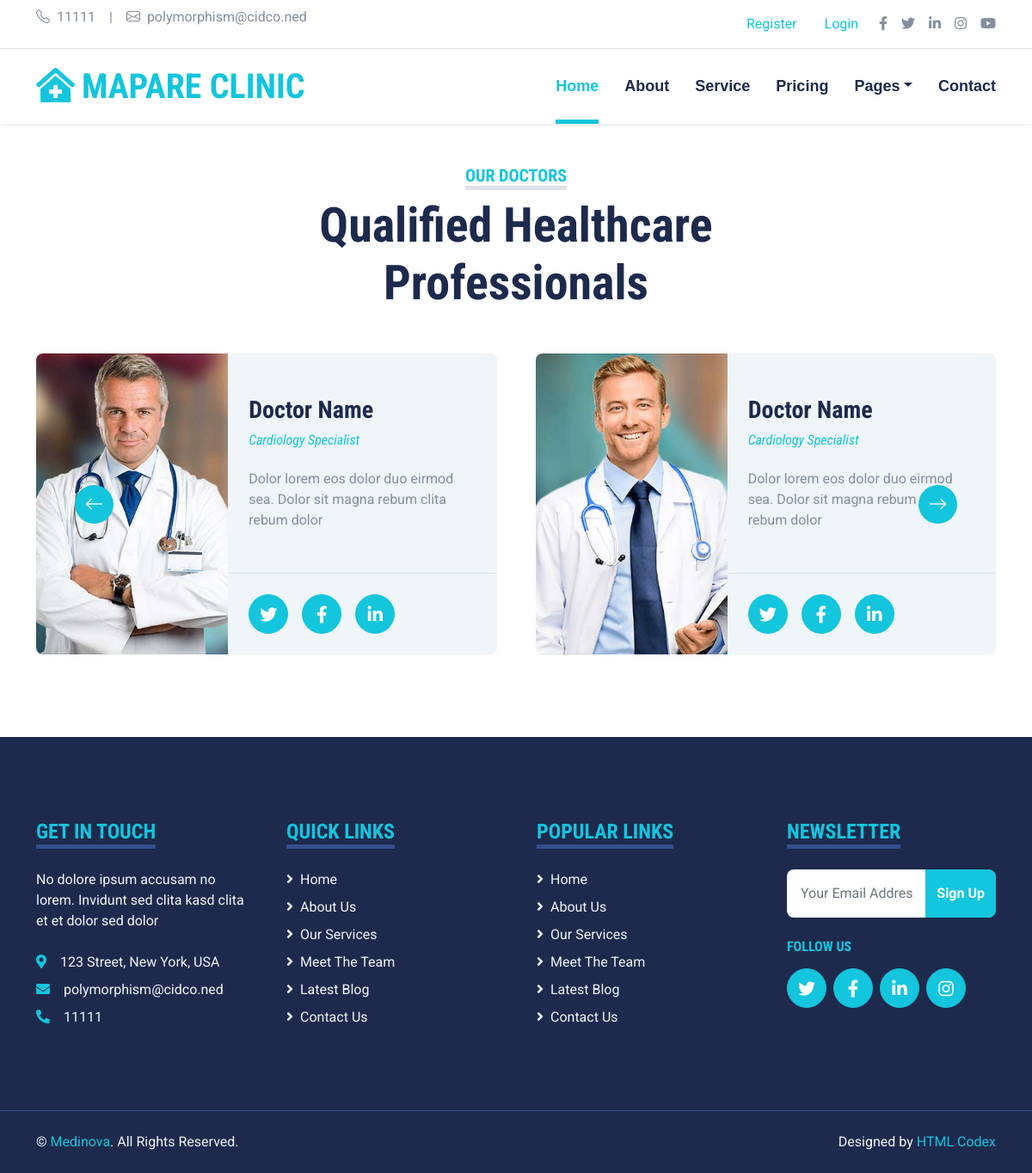
Page /team/ on the committed database.
### web/models.py (models this page shows, shortened)
class Topbar(models.Model):
    phone = models.IntegerField()
    email = models.EmailField()
    facebook_url = models.CharField(max_length=255)
    twitter_url = models.CharField(max_length=255)
    linkedin_url = models.CharField(max_length=255)
    instagram_url = models.CharField(max_length=255)
    youtube_url = models.CharField(max_length=255)

class NavbarHeading(models.Model):
    navbar_heading = models.CharField(max_length=255)

### web/views.py (the view)
# urls.py: path('team/', views.team, name='team'),
def team(request):
    top = Topbar.objects.all()
    navbar = NavbarHeading.objects.all()
    return render(request, template_name='team.html', context={'top': top, 'navbar': navbar, })

### web/templates/team.html (shortened to what this page needs)
{% extends 'base.html' %}
{% load static %}
{% block content %}
    <div class="container-fluid py-5">
        <div class="container">
            <div class="text-center mx-auto mb-5" style="max-width: 500px;">
                <h5 class="d-inline-block text-primary text-uppercase border-bottom border-5">Our Doctors</h5>
                <h1 class="display-4">Qualified Healthcare Professionals</h1>
            </div>
            <div class="owl-carousel team-carousel position-relative">
                <div class="team-item">
                    <div class="row g-0 bg-light rounded overflow-hidden">
                        <div class="col-12 col-sm-5 h-100">
                            <img class="img-fluid h-100" src="{% static 'website/img/team-1.jpg' %}" style="object-fit: cover;">
                        </div>
                        <div class="col-12 col-sm-7 h-100 d-flex flex-column">
                            <div class="mt-auto p-4">
                                <h3>Doctor Name</h3>
                                <h6 class="fw-normal fst-italic text-primary mb-4">Cardiology Specialist</h6>
                                <p class="m-0">Dolor lorem eos dolor duo eirmod sea. Dolor sit magna rebum clita rebum dolor</p>
                            </div>
                            <div class="d-flex mt-auto border-top p-4">
                                <a class="btn btn-lg btn-primary btn-lg-square rounded-circle me-3" href="#"><i class="fab fa-twitter"></i></a>
                                <a class="btn btn-lg btn-primary btn-lg-square rounded-circle me-3" href="#"><i class="fab fa-facebook-f"></i></a>
                                <a class="btn btn-lg btn-primary btn-lg-square rounded-circle" href="#"><i class="fab fa-linkedin-in"></i></a>
                            </div>
                        </div>
                    </div>
                </div>
                <div class="team-item">
                    <div class="row g-0 bg-light rounded overflow-hidden">
                        <div class="col-12 col-sm-5 h-100">
                            <img class="img-fluid h-100" src="{% static 'website/img/team-2.jpg' %}" style="object-fit: cover;">
                        </div>
                        <div class="col-12 col-sm-7 h-100 d-flex flex-column">
                            <div class="mt-auto p-4">
                                <h3>Doctor Name</h3>
                                <h6 class="fw-normal fst-italic text-primary mb-4">Cardiology Specialist</h6>
                                <p class="m-0">Dolor lorem eos dolor duo eirmod sea. Dolor sit magna rebum clita rebum dolor</p>
                            </div>
                            <div class="d-flex mt-auto border-top p-4">
                                <a class="btn btn-lg btn-primary btn-lg-square rounded-circle me-3" href="#"><i class="fab fa-twitter"></i></a>
                                <a class="btn btn-lg btn-primary btn-lg-square rounded-circle me-3" href="#"><i class="fab fa-facebook-f"></i></a>
                                <a class="btn btn-lg btn-primary btn-lg-square rounded-circle" href="#"><i class="fab fa-linkedin-in"></i></a>
                            </div>
                        </div>
                    </div>
                </div>
            </div>
        </div>
    </div>
    {% endblock %}

### web/templates/base.html (shortened to what this page needs)
{% load static %}
<!DOCTYPE html>
<html lang="en">
<head>
    <link href="https://cdnjs.cloudflare.com/ajax/libs/font-awesome/5.15.0/css/all.min.css" rel="stylesheet">
    <link href="https://cdn.jsdelivr.net/npm/bootstrap-icons@1.4.1/font/bootstrap-icons.css" rel="stylesheet">
    <link href="{% static 'website/lib/owlcarousel/assets/owl.carousel.min.css' %}" rel="stylesheet">
    <link href="{% static 'website/lib/tempusdominus/css/tempusdominus-bootstrap-4.min.css' %}" rel="stylesheet" />
    <link href="{% static 'website/css/bootstrap.min.css' %}" rel="stylesheet">
    <link href="{% static 'website/css/style.css' %}" rel="stylesheet">
</head>
<body>
    <div class="container-fluid py-2 border-bottom d-none d-lg-block">
        <div class="container">
            <div class="row">
                <div class="col-md-6 text-center text-lg-start mb-2 mb-lg-0">
                    <div class="d-inline-flex align-items-center">
                        {% for t in top %}
                            <a class="text-decoration-none text-body pe-3" href=""><i class="bi bi-telephone me-2"></i>{{t.phone}}</a>
                            <span class="text-body">|</span>
                            <a class="text-decoration-none text-body px-3" href=""><i class="bi bi-envelope me-2"></i>{{t.email}}</a>
                    </div>
                </div>
                <div class="col-md-6 text-center text-lg-end">
                    <div class="d-inline-flex align-items-center">
                        {% if register.user.is_authenticated %}
                            <a href="{% url 'logout_user' %}" class="nav-item nav-link">Logout</a>
                        {% else %}
                            <a href="{% url 'register' %}" class="nav-item nav-link">Register</a>
                            <a href="{% url 'login_page' %}" class="nav-item nav-link">Login</a>
                        {% endif %}
                        <a class="text-body px-2" href="{{ t.facebook_url }}">
                            <i class="fab fa-facebook-f"></i>
                        </a>
                        <a class="text-body px-2" href="{{ t.twitter_url }}">
                            <i class="fab fa-twitter"></i>
                        </a>
                        <a class="text-body px-2" href="{{ t.linkedin_url }}">
                            <i class="fab fa-linkedin-in"></i>
                        </a>
                        <a class="text-body px-2" href="{{ t.instagram_url }}">
                            <i class="fab fa-instagram"></i>
                        </a>
                        <a class="text-body ps-2" href="{{ t.youtube_url }}">
                            <i class="fab fa-youtube"></i>
                        </a>
                        {% endfor %}
                    </div>
                </div>
            </div>
        </div>
    </div>
    <div class="container-fluid sticky-top bg-white shadow-sm">
        <div class="container">
            <nav class="navbar navbar-expand-lg bg-white navbar-light py-3 py-lg-0">
                <a href="{% url 'home' %}" class="navbar-brand">
                    {% for n in navbar %}
                        <h1 class="m-0 text-uppercase text-primary"><i class="fa fa-clinic-medical me-2"></i>{{ n.navbar_heading}}</h1>
                    {% endfor %}
                </a>
                <div class="collapse navbar-collapse" id="navbarCollapse">
                    <div class="navbar-nav ms-auto py-0">
                        <a href="{% url 'home' %}" class="nav-item nav-link active">Home</a>
                        <a href="{% url 'about' %}" class="nav-item nav-link">About</a>
                        <a href="{% url 'service' %}" class="nav-item nav-link">Service</a>
                        <a href="{% url 'price' %}" class="nav-item nav-link">Pricing</a>
                        <div class="nav-item dropdown">
                            <a href="#" class="nav-link dropdown-toggle" data-bs-toggle="dropdown">Pages</a>
                        </div>
                        <a href="{% url 'contact' %}" class="nav-item nav-link">Contact</a>
                    </div>
                </div>
            </nav>
        </div>
    </div>
    {% block content %}
    {% endblock %}
    <div class="container-fluid bg-dark text-light mt-5 py-5">
        <div class="container py-5">
            <div class="row g-5">
                <div class="col-lg-3 col-md-6">
                    {% for t in top %}
                        <h4 class="d-inline-block text-primary text-uppercase border-bottom border-5 border-secondary mb-4">Get In Touch</h4>
                        <p class="mb-4">No dolore ipsum accusam no lorem. Invidunt sed clita kasd clita et et dolor sed dolor</p>
                        <p class="mb-2"><i class="fa fa-map-marker-alt text-primary me-3"></i>123 Street, New York, USA</p>
                        <p class="mb-2"><i class="fa fa-envelope text-primary me-3"></i>{{ t.email }}</p>
                        <p class="mb-0"><i class="fa fa-phone-alt text-primary me-3"></i>{{ t.phone }}</p>
                    {% endfor %}
                </div>
                <div class="col-lg-3 col-md-6">
                    <h4 class="d-inline-block text-primary text-uppercase border-bottom border-5 border-secondary mb-4">Quick Links</h4>
                    <div class="d-flex flex-column justify-content-start">
                        <a class="text-light mb-2" href="{% url 'home' %}"><i class="fa fa-angle-right me-2"></i>Home</a>
                        <a class="text-light mb-2" href="{% url 'about' %}"><i class="fa fa-angle-right me-2"></i>About Us</a>
                        <a class="text-light mb-2" href="{% url 'service' %}"><i class="fa fa-angle-right me-2"></i>Our Services</a>
                        <a class="text-light mb-2" href="{% url 'team' %}"><i class="fa fa-angle-right me-2"></i>Meet The Team</a>
                        <a class="text-light mb-2" href="{% url 'blog' %}"><i class="fa fa-angle-right me-2"></i>Latest Blog</a>
                        <a class="text-light" href="{% url 'contact' %}"><i class="fa fa-angle-right me-2"></i>Contact Us</a>
                    </div>
                </div>
                <div class="col-lg-3 col-md-6">
                    <h4 class="d-inline-block text-primary text-uppercase border-bottom border-5 border-secondary mb-4">Popular Links</h4>
                    <div class="d-flex flex-column justify-content-start">
                        <a class="text-light mb-2" href="{% url 'home' %}"><i class="fa fa-angle-right me-2"></i>Home</a>
                        <a class="text-light mb-2" href="{% url 'about' %}"><i class="fa fa-angle-right me-2"></i>About Us</a>
                        <a class="text-light mb-2" href="{% url 'service' %}"><i class="fa fa-angle-right me-2"></i>Our Services</a>
                        <a class="text-light mb-2" href="{% url 'team' %}"><i class="fa fa-angle-right me-2"></i>Meet The Team</a>
                        <a class="text-light mb-2" href="{% url 'blog' %}"><i class="fa fa-angle-right me-2"></i>Latest Blog</a>
                        <a class="text-light" href="{% url 'contact' %}"><i class="fa fa-angle-right me-2"></i>Contact Us</a>
                    </div>
                </div>
                <div class="col-lg-3 col-md-6">
                    <h4 class="d-inline-block text-primary text-uppercase border-bottom border-5 border-secondary mb-4">Newsletter</h4>
                    <form action="">
                        <div class="input-group">
                            <input type="text" class="form-control p-3 border-0" placeholder="Your Email Address">
                            <button class="btn btn-primary">Sign Up</button>
                        </div>
                    </form>
                    <h6 class="text-primary text-uppercase mt-4 mb-3">Follow Us</h6>
                    <div class="d-flex">
                        <a class="btn btn-lg btn-primary btn-lg-square rounded-circle me-2" href="#"><i class="fab fa-twitter"></i></a>
                        <a class="btn btn-lg btn-primary btn-lg-square rounded-circle me-2" href="#"><i class="fab fa-facebook-f"></i></a>
                        <a class="btn btn-lg btn-primary btn-lg-square rounded-circle me-2" href="#"><i class="fab fa-linkedin-in"></i></a>
                        <a class="btn btn-lg btn-primary btn-lg-square rounded-circle" href="#"><i class="fab fa-instagram"></i></a>
                    </div>
                </div>
            </div>
        </div>
    </div>
    <div class="container-fluid bg-dark text-light border-top border-secondary py-4">
        <div class="container">
            <div class="row g-5">
                <div class="col-md-6 text-center text-md-start">
                    <p class="mb-md-0">&copy; <a class="text-primary" href="{% url 'home' %}">Medinova</a>. All Rights Reserved.</p>
                </div>
                <div class="col-md-6 text-center text-md-end">
                    <p class="mb-0">Designed by <a class="text-primary" href="https://htmlcodex.com">HTML Codex</a></p>
                </div>
            </div>
        </div>
    </div>
</body>
</html>

### static/website/css/style.css (style rules this page uses)
:root { --primary: #13C5DD; --secondary: #354F8E; --light: #EFF5F9; --dark: #1D2A4D; }
.btn { font-weight: 700; transition: .5s; }
.btn-primary { color: #FFFFFF; }
.btn-lg-square { width: 46px; height: 46px; }
.btn-square, .btn-sm-square, .btn-lg-square { padding-left: 0; padding-right: 0; text-align: center; }
.navbar-light .navbar-nav .nav-link { font-family: 'Jost', sans-serif; position: relative; margin-left: 30px; padding: 30px 0; font-size: 18px; font-weight: 700; color: var(--dark); outline: none; transition: .5s; }
.navbar-light .navbar-nav .nav-link:hover, .navbar-light .navbar-nav .nav-link.active { color: var(--primary); }
@media (min-width: 992px) { .navbar-light .navbar-nav .nav-link::before { position: absolute; content: ""; width: 0; height: 5px; bottom: 0; left: 50%; background: var(--primary); transition: .5s; } }
@media (min-width: 992px) { .navbar-light .navbar-nav .nav-link:hover::before, .navbar-light .navbar-nav .nav-link.active::before { width: 100%; left: 0; } }
@media (min-width: 576px) { .team-item .row { height: 350px; } }

### rows in the picture
Topbar: phone "11111", email "polymorphism@cidco.ned"
NavbarHeading: navbar_heading "MAPARE CLINIC"
